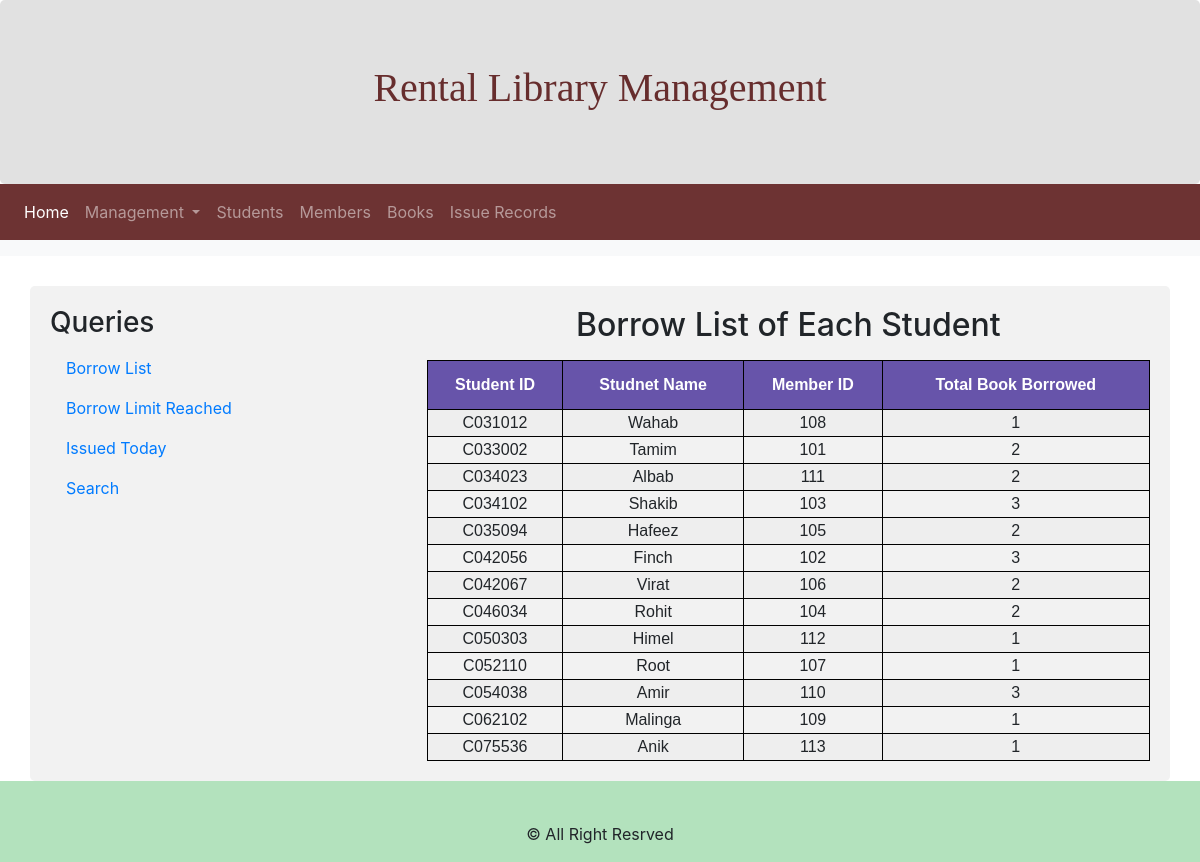
The app's page /borrowList.php with its own data.
### tables this page shows
CREATE TABLE `student` (
  `Stud_no` varchar(10) NOT NULL,
  `Stud_name` varchar(20) DEFAULT NULL
);

CREATE TABLE `membership` (
  `Mem_no` varchar(10) NOT NULL,
  `Stud_no` varchar(10) DEFAULT NULL
);

### borrowList.php (the view, shortened to what this page needs)
<?php include "includes/db.php";?>
<?php include "includes/header.php"; ?>
<?php include "includes/navigation.php"; ?>
 <nav class="navbar navbar-expand-sm bg-light navbar-dark">
</nav>
<div class="container" style="margin-top:30px">
  <div class="row">
    <div class="col-sm-4">
      <h3>Queries</h3>
      <ul class="nav nav-pills flex-column">
        <li class="nav-item">
          <a class="nav-link" href="borrowList.php">Borrow List</a>
        </li>
        <li class="nav-item">
          <a class="nav-link" href="bookLimit.php">Borrow Limit Reached</a>
        </li>
        <li class="nav-item">
          <a class="nav-link" href="issuedToday.php">Issued Today</a>
        </li>
        <li class="nav-item">
          <a class="nav-link " href="search.php"> Search</a>
        </li>
      </ul>
    </div>
    <div class="col-sm-8">
<?php
$sql = "SELECT Student.Stud_no, Stud_name, Membership.Mem_no, COUNT(*) AS Total_book
         FROM iss_rec, Student, Book, Membership
         WHERE Student.Stud_no = Membership.Stud_no
         AND Membership.Mem_no = iss_rec.Mem_no
         AND Book.book_no = iss_rec.book_no
         GROUP BY Student.Stud_no";
         $result = $con->query($sql) or die($con->error);
         echo "<h2>Borrow List of Each Student</h2>";
         echo "<center><table id='table' style='margin-top:1rem;'><tr><th>Student ID</th><th>Studnet Name</th><th>Member ID</th><th>Total Book Borrowed</th>";
             while ($row = $result->fetch_assoc()) {
                 echo "<tr><td>" . $row["Stud_no"]. "</td><td>" . $row["Stud_name"]. "</td><td>".$row['Mem_no']. "</td><td>" . $row["Total_book"]."</td>";
             }
         echo "</table></center>";
?>
    </div>
  </div>
</div>
<?php include "includes/footer.php"?>

### css/style.css (style rules this page uses)
body { //background-image: linear-gradient(to right bottom, rgba(126, 213, 111, 0.8), rgba(40, 180, 133, 0.8)), url(../img/map3.svg); background-size: cover; background-position: top; position: relative; }
table, th, td { border: 1px solid black; }
.container { min-height: 400px; }
#table { font-family: "Trebuchet MS", Arial, Helvetica, sans-serif; border-collapse: collapse; width: 100%; text-align: center; }
#table tr:nth-child(even) { background-color: rgb(238, 238, 238); }
#table th { padding-top: 12px; padding-bottom: 12px; text-align: left; background-color: rgb(103, 84, 170); color: white; text-align: center; }
h2 { text-align: center; }

### css/formStyle.css (style rules this page uses)
.container { border-radius: 5px; background-color: #f2f2f2; padding: 20px; }
.row:after { content: ""; display: table; clear: both; }

### records on screen
student: Stud_no "C031012", Stud_name "Wahab", membership.Mem_no "108", Total_book "1"
student: Stud_no "C033002", Stud_name "Tamim", membership.Mem_no "101", Total_book "2"
student: Stud_no "C034023", Stud_name "Albab", membership.Mem_no "111", Total_book "2"
student: Stud_no "C034102", Stud_name "Shakib", membership.Mem_no "103", Total_book "3"
student: Stud_no "C035094", Stud_name "Hafeez", membership.Mem_no "105", Total_book "2"
student: Stud_no "C042056", Stud_name "Finch", membership.Mem_no "102", Total_book "3"
student: Stud_no "C042067", Stud_name "Virat", membership.Mem_no "106", Total_book "2"
student: Stud_no "C046034", Stud_name "Rohit", membership.Mem_no "104", Total_book "2"
student: Stud_no "C050303", Stud_name "Himel", membership.Mem_no "112", Total_book "1"
student: Stud_no "C052110", Stud_name "Root", membership.Mem_no "107", Total_book "1"
student: Stud_no "C054038", Stud_name "Amir", membership.Mem_no "110", Total_book "3"
student: Stud_no "C062102", Stud_name "Malinga", membership.Mem_no "109", Total_book "1"
student: Stud_no "C075536", Stud_name "Anik", membership.Mem_no "113", Total_book "1"
